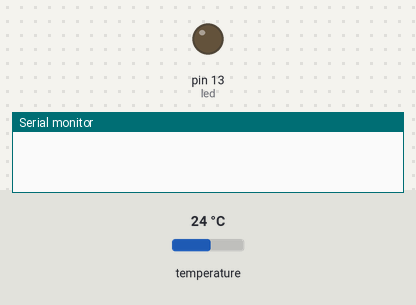
The sketch below on a simulated Arduino Uno, built with avr-gcc and run on an emulated ATmega328P. Shown: output pins drawn as LEDs (lit = HIGH), the last lines printed to the serial monitor. Dashed ring = blinking. The test bench sets the inputs (shaded band); at power-on: temperature 24 °C.

Above: at 0.5 s.
At 2.3 s:
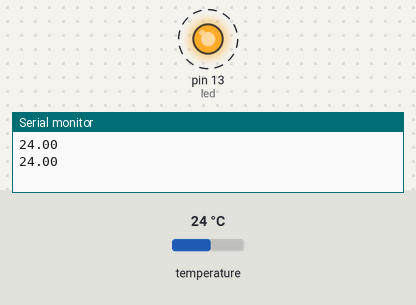
Timing chart, 0 to 3.0 s (numbered marks = the images above):
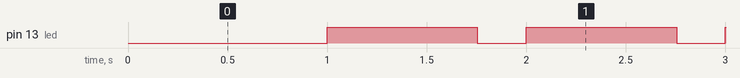

Measured:
- by itself, pin 13 (led): alternates HIGH for 0.75 s and LOW for 0.25 s

The sketch:

templogger.ino
```cpp
#include <OneWire.h>

/*
DS18B20 Temperature chip
 */

uint32_t ref_time;
OneWire  bus1(9);  // on pin D15(PC1)
enum { led = 13 };

void setup(void) {
//  pinMode(14, OUTPUT);  digitalWrite(14, 0); // GND on D14(PC0)
  Serial.begin(9600);
  pinMode(led, OUTPUT);
  ref_time = millis();

  bus1.reset();
  bus1.write(0xCC);  // skip ROM
  bus1.write(0x4E); // writescratchpad
  bus1.write(0x7F); // TH=127*C
  bus1.write(0x00); // TL=0*C
  bus1.write(0x7F); // config 0 11 11111 : 12bit
}

void printhex(byte *x, byte sz)
{
   for(;sz--;x++) {
     if (*x<16) Serial.print("0");
     Serial.print(*x,HEX);
   }
}
void loop(void) {
  byte data[12];
  byte i;
  float t;
  int  tu;
  uint32_t tim;

  tim = millis();
  if (tim - ref_time < 1000) return;
  ref_time = tim;

  digitalWrite(led, 1);
  if (!bus1.reset()) { Serial.println("{nobus}"); return; }

  bus1.write(0xCC);  // skip ROM
  bus1.write(0xBE);  // Read Scratchpad
  bus1.vread(data, 9);

  if (OneWire::crc8(data, 9)!=0) { Serial.println("{crc}");return; }

  tu = (data[0] + 256.0*data[1]);
  t = tu / 16.0;
  Serial.println(t, 2);

  bus1.reset();
  bus1.write(0xCC);  // skip ROM
  bus1.write(0x44); // start conversion, with parasite power on at the end
  bus1.power(true);

  delay(750);
  digitalWrite(led, 0);
}
```
